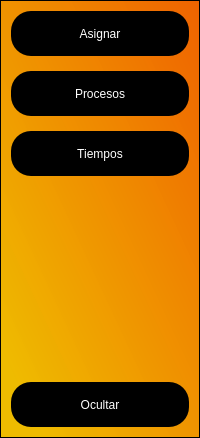
           <widget class="QFrame" name="MenuDesplegable">
            <property name="minimumSize">
             <size>
              <width>200</width>
              <height>0</height>
             </size>
            </property>
            <property name="maximumSize">
             <size>
              <width>0</width>
              <height>16777215</height>
             </size>
            </property>
            <property name="styleSheet">
             <string notr="true">QFrame{
	background-color: qlineargradient(spread:pad, x1:0.034, y1:0.983364, x2:1, y2:0, stop:0.0795455 rgba(239, 187, 0, 248), stop:1 rgba(239, 99, 0, 255));
}

QPushButton{
background-color:rgb(0,0,0);
border-radius:20px;
color:rgb(255,255,255);
font: 77 10pt&quot;Arial Black&quot;;

}

QPushButton:Hover{
background-color:rgb(255,255,255);
border-radius:20px;
color:rgb(225, 131, 0);
font: 77 10pt&quot;Arial Black&quot;;
}</string>
            </property>
            <property name="frameShape">
             <enum>QFrame::StyledPanel</enum>
            </property>
            <property name="frameShadow">
             <enum>QFrame::Raised</enum>
            </property>
            <layout class="QVBoxLayout" name="verticalLayout">
             <property name="spacing">
              <number>15</number>
             </property>
             <property name="leftMargin">
              <number>10</number>
             </property>
             <property name="topMargin">
              <number>10</number>
             </property>
             <property name="rightMargin">
              <number>10</number>
             </property>
             <property name="bottomMargin">
              <number>10</number>
             </property>
             <item>
              <widget class="QPushButton" name="Asignar">
               <property name="minimumSize">
                <size>
                 <width>135</width>
                 <height>45</height>
                </size>
               </property>
               <property name="cursor">
                <cursorShape>PointingHandCursor</cursorShape>
               </property>
               <property name="text">
                <string>Asignar</string>
               </property>
              </widget>
             </item>
             <item>
              <widget class="QPushButton" name="Procesos">
               <property name="minimumSize">
                <size>
                 <width>135</width>
                 <height>45</height>
                </size>
               </property>
               <property name="cursor">
                <cursorShape>PointingHandCursor</cursorShape>
               </property>
               <property name="text">
                <string>Procesos</string>
               </property>
              </widget>
             </item>
             <item>
              <widget class="QPushButton" name="Tiempos">
               <property name="minimumSize">
                <size>
                 <width>135</width>
                 <height>45</height>
                </size>
               </property>
               <property name="cursor">
                <cursorShape>PointingHandCursor</cursorShape>
               </property>
               <property name="text">
                <string>Tiempos</string>
               </property>
              </widget>
             </item>
             <item>
              <spacer name="verticalSpacer">
               <property name="orientation">
                <enum>Qt::Vertical</enum>
               </property>
               <property name="sizeHint" stdset="0">
                <size>
                 <width>20</width>
                 <height>191</height>
                </size>
               </property>
              </spacer>
             </item>
             <item>
              <widget class="QPushButton" name="Ocultar">
               <property name="minimumSize">
                <size>
                 <width>135</width>
                 <height>45</height>
                </size>
               </property>
               <property name="cursor">
                <cursorShape>PointingHandCursor</cursorShape>
               </property>
               <property name="text">
                <string>Ocultar</string>
               </property>
              </widget>
             </item>
            </layout>
           </widget>
